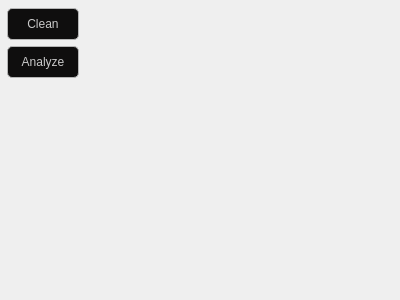
<?xml version="1.0" encoding="UTF-8"?>
<ui version="4.0">
 <class>Painter</class>
 <widget class="QWidget" name="Painter">
  <property name="geometry">
   <rect>
    <x>0</x>
    <y>0</y>
    <width>400</width>
    <height>300</height>
   </rect>
  </property>
  <property name="minimumSize">
   <size>
    <width>400</width>
    <height>300</height>
   </size>
  </property>
  <property name="maximumSize">
   <size>
    <width>400</width>
    <height>300</height>
   </size>
  </property>
  <property name="windowTitle">
   <string>Painter</string>
  </property>
  <property name="styleSheet">
   <string notr="true">QPushButton{
	background: #0f0e0e;
	color: #c9c9c9;
	height:30px;
	border: 1px solid #b5b5b5;
	border-radius: 5px;
}
QPushButton::pressed{
	background: #1c1a1a;
}</string>
  </property>
  <widget class="QWidget" name="layoutWidget">
   <property name="geometry">
    <rect>
     <x>7</x>
     <y>7</y>
     <width>72</width>
     <height>74</height>
    </rect>
   </property>
   <layout class="QVBoxLayout" name="ToolsVL">
    <property name="spacing">
     <number>5</number>
    </property>
    <item>
     <widget class="QPushButton" name="CleanB">
      <property name="text">
       <string>Clean</string>
      </property>
     </widget>
    </item>
    <item>
     <widget class="QPushButton" name="AnalyzeB">
      <property name="text">
       <string>Analyze</string>
      </property>
     </widget>
    </item>
   </layout>
  </widget>
 </widget>
 <resources/>
 <connections/>
</ui>
